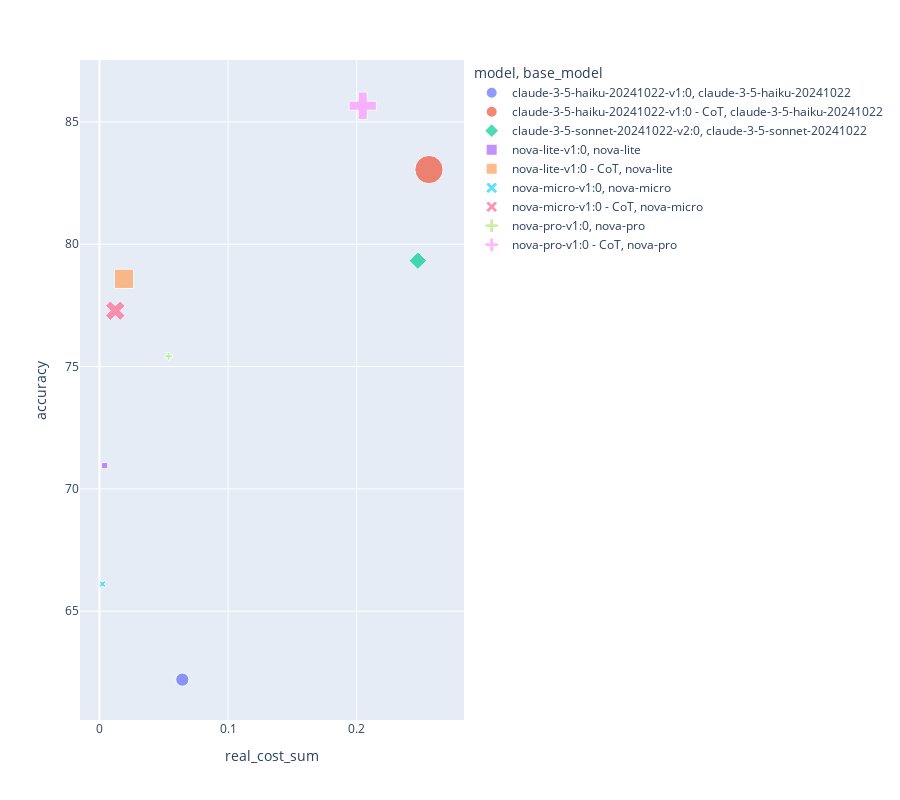

Write notebook code for a chart like this one.
### Code cell
px.scatter(enem_e2e, x='real_cost_sum', y='accuracy', size='latency_per_token', color='model', symbol = 'base_model', height=800)

### Figure 1 — Plotly figure (JSON) as saved in the notebook; plotly's stock layout.template omitted (floating-point values rounded to 4 significant figures)
{"data": [{"hovertemplate": "model=claude-3-5-haiku-20241022-v1:0<br>base_model=claude-3-5-haiku-20241022<br>real_cost_sum=%{x}<br>accuracy=%{y}<br>latency_per_token=%{marker.size}<extra></extra>", "legendgroup": "claude-3-5-haiku-20241022-v1:0, claude-3-5-haiku-20241022", "marker": {"color": "#636efa", "size": [1.857], "sizemode": "area", "sizeref": 0.02118, "symbol": "circle"}, "mode": "markers", "name": "claude-3-5-haiku-20241022-v1:0, claude-3-5-haiku-20241022", "orientation": "v", "showlegend": true, "type": "scatter", "x": [0.0644], "xaxis": "x", "y": [62.2], "yaxis": "y"}, {"hovertemplate": "model=claude-3-5-haiku-20241022-v1:0 - CoT<br>base_model=claude-3-5-haiku-20241022<br>real_cost_sum=%{x}<br>accuracy=%{y}<br>latency_per_token=%{marker.size}<extra></extra>", "legendgroup": "claude-3-5-haiku-20241022-v1:0 - CoT, claude-3-5-haiku-20241022", "marker": {"color": "#EF553B", "size": [8.473], "sizemode": "area", "sizeref": 0.02118, "symbol": "circle"}, "mode": "markers", "name": "claude-3-5-haiku-20241022-v1:0 - CoT, claude-3-5-haiku-20241022", "orientation": "v", "showlegend": true, "type": "scatter", "x": [0.2561], "xaxis": "x", "y": [83.05], "yaxis": "y"}, {"hovertemplate": "model=claude-3-5-sonnet-20241022-v2:0<br>base_model=claude-3-5-sonnet-20241022<br>real_cost_sum=%{x}<br>accuracy=%{y}<br>latency_per_token=%{marker.size}<extra></extra>", "legendgroup": "claude-3-5-sonnet-20241022-v2:0, claude-3-5-sonnet-20241022", "marker": {"color": "#00cc96", "size": [1.96], "sizemode": "area", "sizeref": 0.02118, "symbol": "diamond"}, "mode": "markers", "name": "claude-3-5-sonnet-20241022-v2:0, claude-3-5-sonnet-20241022", "orientation": "v", "showlegend": true, "type": "scatter", "x": [0.2475], "xaxis": "x", "y": [79.33], "yaxis": "y"}, {"hovertemplate": "model=nova-lite-v1:0<br>base_model=nova-lite<br>real_cost_sum=%{x}<br>accuracy=%{y}<br>latency_per_token=%{marker.size}<extra></extra>", "legendgroup": "nova-lite-v1:0, nova-lite", "marker": {"color": "#ab63fa", "size": [0.4133], "sizemode": "area", "sizeref": 0.02118, "symbol": "square"}, "mode": "markers", "name": "nova-lite-v1:0, nova-lite", "orientation": "v", "showlegend": true, "type": "scatter", "x": [0.004033], "xaxis": "x", "y": [70.95], "yaxis": "y"}, {"hovertemplate": "model=nova-lite-v1:0 - CoT<br>base_model=nova-lite<br>real_cost_sum=%{x}<br>accuracy=%{y}<br>latency_per_token=%{marker.size}<extra></extra>", "legendgroup": "nova-lite-v1:0 - CoT, nova-lite", "marker": {"color": "#FFA15A", "size": [3.933], "sizemode": "area", "sizeref": 0.02118, "symbol": "square"}, "mode": "markers", "name": "nova-lite-v1:0 - CoT, nova-lite", "orientation": "v", "showlegend": true, "type": "scatter", "x": [0.01907], "xaxis": "x", "y": [78.59], "yaxis": "y"}, {"hovertemplate": "model=nova-micro-v1:0<br>base_model=nova-micro<br>real_cost_sum=%{x}<br>accuracy=%{y}<br>latency_per_token=%{marker.size}<extra></extra>", "legendgroup": "nova-micro-v1:0, nova-micro", "marker": {"color": "#19d3f3", "size": [0.3733], "sizemode": "area", "sizeref": 0.02118, "symbol": "x"}, "mode": "markers", "name": "nova-micro-v1:0, nova-micro", "orientation": "v", "showlegend": true, "type": "scatter", "x": [0.002367], "xaxis": "x", "y": [66.11], "yaxis": "y"}, {"hovertemplate": "model=nova-micro-v1:0 - CoT<br>base_model=nova-micro<br>real_cost_sum=%{x}<br>accuracy=%{y}<br>latency_per_token=%{marker.size}<extra></extra>", "legendgroup": "nova-micro-v1:0 - CoT, nova-micro", "marker": {"color": "#FF6692", "size": [3.177], "sizemode": "area", "sizeref": 0.02118, "symbol": "x"}, "mode": "markers", "name": "nova-micro-v1:0 - CoT, nova-micro", "orientation": "v", "showlegend": true, "type": "scatter", "x": [0.01227], "xaxis": "x", "y": [77.28], "yaxis": "y"}, {"hovertemplate": "model=nova-pro-v1:0<br>base_model=nova-pro<br>real_cost_sum=%{x}<br>accuracy=%{y}<br>latency_per_token=%{marker.size}<extra></extra>", "legendgroup": "nova-pro-v1:0, nova-pro", "marker": {"color": "#B6E880", "size": [0.44], "sizemode": "area", "sizeref": 0.02118, "symbol": "cross"}, "mode": "markers", "name": "nova-pro-v1:0, nova-pro", "orientation": "v", "showlegend": true, "type": "scatter", "x": [0.05373], "xaxis": "x", "y": [75.42], "yaxis": "y"}, {"hovertemplate": "model=nova-pro-v1:0 - CoT<br>base_model=nova-pro<br>real_cost_sum=%{x}<br>accuracy=%{y}<br>latency_per_token=%{marker.size}<extra></extra>", "legendgroup": "nova-pro-v1:0 - CoT, nova-pro", "marker": {"color": "#FF97FF", "size": [5.493], "sizemode": "area", "sizeref": 0.02118, "symbol": "cross"}, "mode": "markers", "name": "nova-pro-v1:0 - CoT, nova-pro", "orientation": "v", "showlegend": true, "type": "scatter", "x": [0.2046], "xaxis": "x", "y": [85.66], "yaxis": "y"}], "layout": {"height": 800, "legend": {"itemsizing": "constant", "title": {"text": "model, base_model"}, "tracegroupgap": 0}, "margin": {"t": 60}, "xaxis": {"anchor": "y", "domain": [0, 1], "title": {"text": "real_cost_sum"}}, "yaxis": {"anchor": "x", "domain": [0, 1], "title": {"text": "accuracy"}}}}
